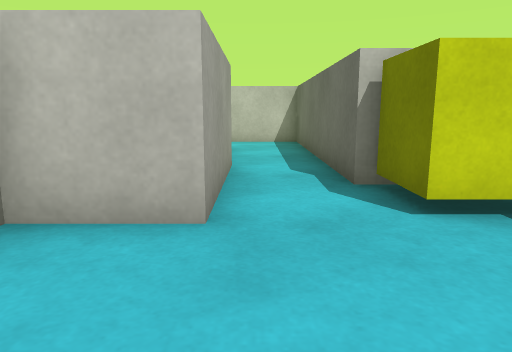
view 1 (above)

12 first-person views from a walk through a Unity game level. The camera is 0.55 m above the floor, tilts 10° down and sees 70° across. The floor is counted in squares, 0.5 m on a side. Each view is taken from the middle of a square. On the plan, view 1 faces up. The plan holds only what a view shows up to about 14 squares ahead; the rest is blank. The place goes on beyond the plan. The player character is not drawn. Surface patterns are stand-ins for the level's own textures.

view 2
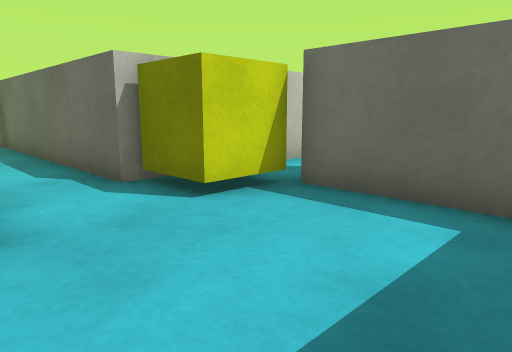

view 3
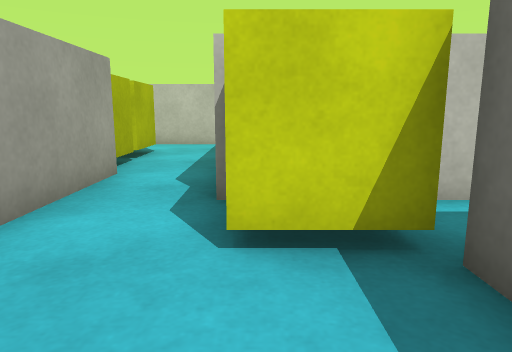

view 4
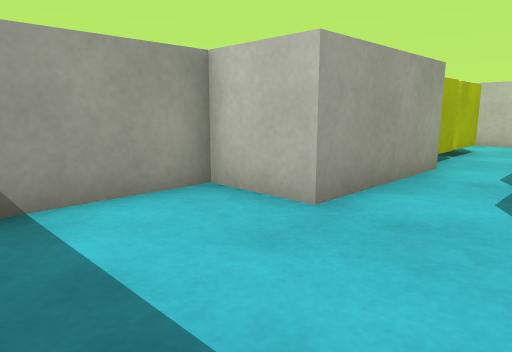

view 5
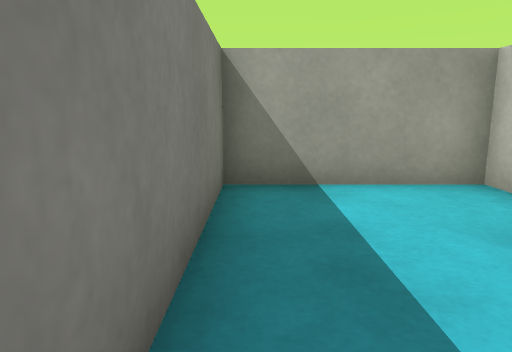

view 6
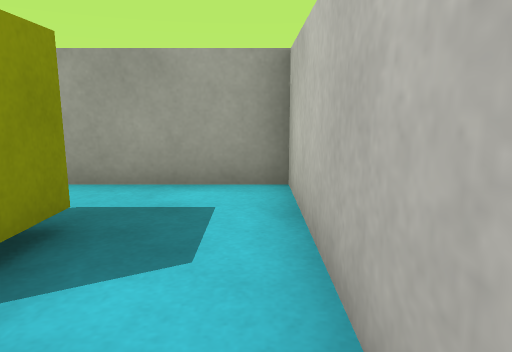

view 7
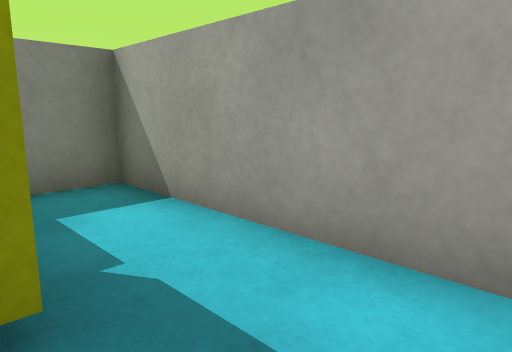

view 8
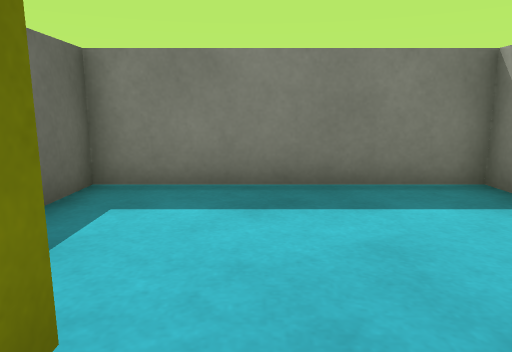

view 9
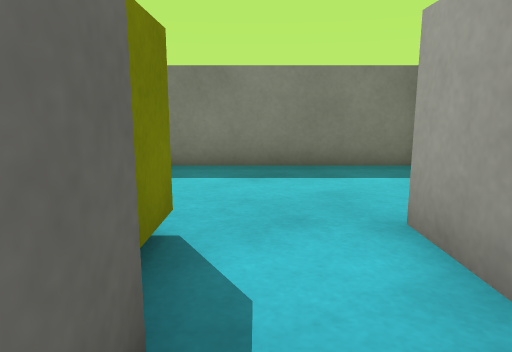

view 10
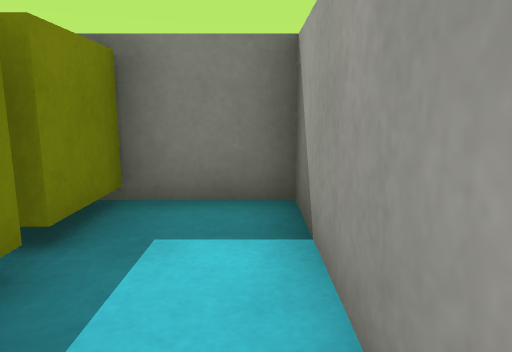

view 11
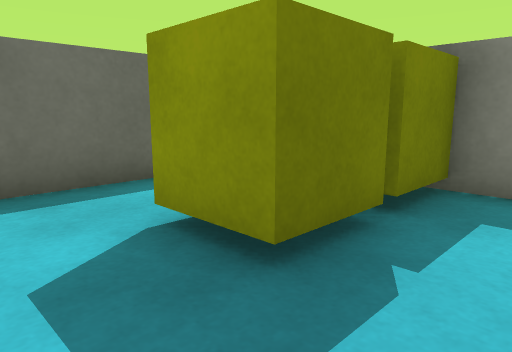

view 12
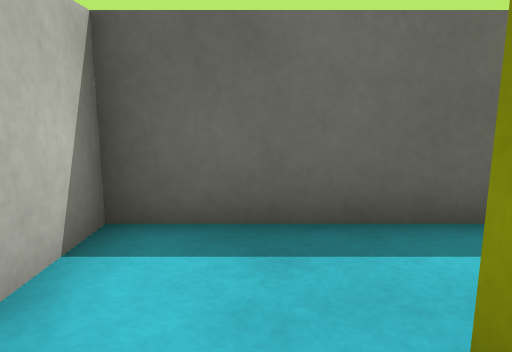

### Floor plan
Points are (right, up) in squares from view 1. A wall is a line through its corners. A room is listed if a view was taken in it or the views show most of it. See-through windows are left out.
Room 1 (views 1, 2, 3, 4, 5, 8)
walls: (2, 5.5) (1.5, 5.5); (-0.5, 5.5) (-0.5, 3.5) (-2.5, 3.5) (-2.5, -0.5) (3.5, -0.5) (3.5, 3.5); (6.1, 5.5) (4.2, 5.5)
ways out: opening at (0.5, 6.5) to room 2
objects: box (2, 4) to (3, 5)
Room 2 (views 6, 7, 9, 10, 11, 12)
walls: (-0.5, 7.5) (-0.5, 5.5); (1.5, 5.5) (1.5, 13.5) (-4.5, 13.5) (-4.5, 7.5) (-2.1, 7.5)
ways out: opening at (0.5, 6.5) to room 1
objects: box (-2, 8) to (-1, 9); box (-2, 10) to (-1, 11)

Where each view was taken, in squares from view 1:
view 1: 0 up, 0 right, facing up
view 2: 0 up, 1 left, facing up-right
view 3: 1 up, 2 right, facing up
view 4: 0 up, 2 right, facing up-left
view 5: 0 up, 3 right, facing left
view 6: 13 up, 1 right, facing left
view 7: 13 up, 2 left, facing down-left
view 8: 5 up, 1 right, facing down
view 9: 7 up, 1 right, facing down
view 10: 12 up, 4 left, facing down
view 11: 13 up, 4 left, facing down-right
view 12: 12 up, 2 left, facing right
